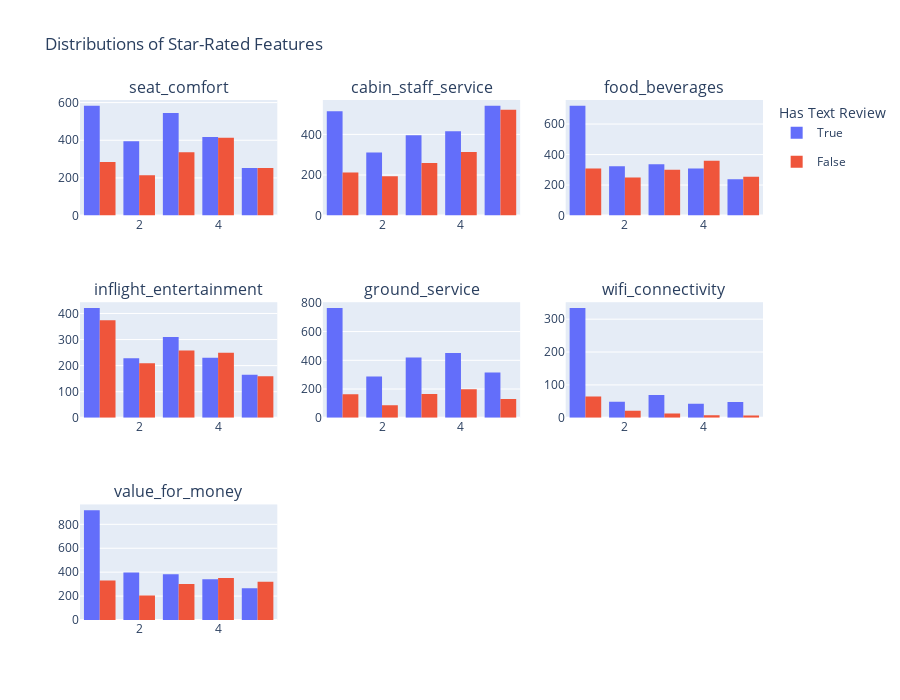

The notebook cell this image was saved under:
### Markdown cell above
#### Plotting feature ratings with/without written reviews

This gives us insight into how customers rate different aspects of their flight experience and whether they are more likely to write a review if they are dissatisfied.

### Code cell
def plot_feature_ratings(data=df):
    fig = sp.make_subplots(rows=3, cols=3, subplot_titles=ordinal_columns_5)

    for i, col in enumerate(ordinal_columns_5):
        row = i // 3 + 1
        col_index = i % 3 + 1
        hist = px.histogram(
            data,
            x=col,
            color="has_review",
            barmode="group",
            title=col,
        )
        for trace in hist.data:
            # Update legend group to combine the same category traces
            trace.update(showlegend=i == 0)  # Show legend only for the first subplot
            fig.add_trace(trace, row=row, col=col_index)

    fig.update_layout(
        height=700,
        width=900,
        title_text="Distributions of Star-Rated Features",
        legend_title_text="Has Text Review",
    )
    fig.show()


plot_feature_ratings()

### Figure 1 — Plotly figure (JSON) as saved in the notebook; plotly's stock layout.template omitted (floating-point values rounded to 4 significant figures; data arrays with more than 128 entries replaced by an {"elided": "..."} marker saying what was removed)
{"data": [{"alignmentgroup": "True", "bingroup": "x", "hovertemplate": "has_review=True<br>seat_comfort=%{x}<br>count=%{y}<extra></extra>", "legendgroup": "True", "marker": {"color": "#636efa", "pattern": {"shape": ""}}, "name": "True", "offsetgroup": "True", "orientation": "v", "showlegend": true, "type": "histogram", "x": {"elided": "2304 int values"}, "xaxis": "x", "yaxis": "y"}, {"alignmentgroup": "True", "bingroup": "x", "hovertemplate": "has_review=False<br>seat_comfort=%{x}<br>count=%{y}<extra></extra>", "legendgroup": "False", "marker": {"color": "#EF553B", "pattern": {"shape": ""}}, "name": "False", "offsetgroup": "False", "orientation": "v", "showlegend": true, "type": "histogram", "x": {"elided": "1509 int values"}, "xaxis": "x", "yaxis": "y"}, {"alignmentgroup": "True", "bingroup": "x", "hovertemplate": "has_review=True<br>cabin_staff_service=%{x}<br>count=%{y}<extra></extra>", "legendgroup": "True", "marker": {"color": "#636efa", "pattern": {"shape": ""}}, "name": "True", "offsetgroup": "True", "orientation": "v", "showlegend": false, "type": "histogram", "x": {"elided": "2304 int values"}, "xaxis": "x2", "yaxis": "y2"}, {"alignmentgroup": "True", "bingroup": "x", "hovertemplate": "has_review=False<br>cabin_staff_service=%{x}<br>count=%{y}<extra></extra>", "legendgroup": "False", "marker": {"color": "#EF553B", "pattern": {"shape": ""}}, "name": "False", "offsetgroup": "False", "orientation": "v", "showlegend": false, "type": "histogram", "x": {"elided": "1509 int values"}, "xaxis": "x2", "yaxis": "y2"}, {"alignmentgroup": "True", "bingroup": "x", "hovertemplate": "has_review=True<br>food_beverages=%{x}<br>count=%{y}<extra></extra>", "legendgroup": "True", "marker": {"color": "#636efa", "pattern": {"shape": ""}}, "name": "True", "offsetgroup": "True", "orientation": "v", "showlegend": false, "type": "histogram", "x": {"elided": "2304 int values"}, "xaxis": "x3", "yaxis": "y3"}, {"alignmentgroup": "True", "bingroup": "x", "hovertemplate": "has_review=False<br>food_beverages=%{x}<br>count=%{y}<extra></extra>", "legendgroup": "False", "marker": {"color": "#EF553B", "pattern": {"shape": ""}}, "name": "False", "offsetgroup": "False", "orientation": "v", "showlegend": false, "type": "histogram", "x": {"elided": "1509 int values"}, "xaxis": "x3", "yaxis": "y3"}, {"alignmentgroup": "True", "bingroup": "x", "hovertemplate": "has_review=True<br>inflight_entertainment=%{x}<br>count=%{y}<extra></extra>", "legendgroup": "True", "marker": {"color": "#636efa", "pattern": {"shape": ""}}, "name": "True", "offsetgroup": "True", "orientation": "v", "showlegend": false, "type": "histogram", "x": {"elided": "2304 int values"}, "xaxis": "x4", "yaxis": "y4"}, {"alignmentgroup": "True", "bingroup": "x", "hovertemplate": "has_review=False<br>inflight_entertainment=%{x}<br>count=%{y}<extra></extra>", "legendgroup": "False", "marker": {"color": "#EF553B", "pattern": {"shape": ""}}, "name": "False", "offsetgroup": "False", "orientation": "v", "showlegend": false, "type": "histogram", "x": {"elided": "1509 int values"}, "xaxis": "x4", "yaxis": "y4"}, {"alignmentgroup": "True", "bingroup": "x", "hovertemplate": "has_review=True<br>ground_service=%{x}<br>count=%{y}<extra></extra>", "legendgroup": "True", "marker": {"color": "#636efa", "pattern": {"shape": ""}}, "name": "True", "offsetgroup": "True", "orientation": "v", "showlegend": false, "type": "histogram", "x": {"elided": "2304 int values"}, "xaxis": "x5", "yaxis": "y5"}, {"alignmentgroup": "True", "bingroup": "x", "hovertemplate": "has_review=False<br>ground_service=%{x}<br>count=%{y}<extra></extra>", "legendgroup": "False", "marker": {"color": "#EF553B", "pattern": {"shape": ""}}, "name": "False", "offsetgroup": "False", "orientation": "v", "showlegend": false, "type": "histogram", "x": {"elided": "1509 int values"}, "xaxis": "x5", "yaxis": "y5"}, {"alignmentgroup": "True", "bingroup": "x", "hovertemplate": "has_review=True<br>wifi_connectivity=%{x}<br>count=%{y}<extra></extra>", "legendgroup": "True", "marker": {"color": "#636efa", "pattern": {"shape": ""}}, "name": "True", "offsetgroup": "True", "orientation": "v", "showlegend": false, "type": "histogram", "x": {"elided": "2304 int values"}, "xaxis": "x6", "yaxis": "y6"}, {"alignmentgroup": "True", "bingroup": "x", "hovertemplate": "has_review=False<br>wifi_connectivity=%{x}<br>count=%{y}<extra></extra>", "legendgroup": "False", "marker": {"color": "#EF553B", "pattern": {"shape": ""}}, "name": "False", "offsetgroup": "False", "orientation": "v", "showlegend": false, "type": "histogram", "x": {"elided": "1509 int values"}, "xaxis": "x6", "yaxis": "y6"}, {"alignmentgroup": "True", "bingroup": "x", "hovertemplate": "has_review=True<br>value_for_money=%{x}<br>count=%{y}<extra></extra>", "legendgroup": "True", "marker": {"color": "#636efa", "pattern": {"shape": ""}}, "name": "True", "offsetgroup": "True", "orientation": "v", "showlegend": false, "type": "histogram", "x": {"elided": "2304 int values"}, "xaxis": "x7", "yaxis": "y7"}, {"alignmentgroup": "True", "bingroup": "x", "hovertemplate": "has_review=False<br>value_for_money=%{x}<br>count=%{y}<extra></extra>", "legendgroup": "False", "marker": {"color": "#EF553B", "pattern": {"shape": ""}}, "name": "False", "offsetgroup": "False", "orientation": "v", "showlegend": false, "type": "histogram", "x": {"elided": "1509 int values"}, "xaxis": "x7", "yaxis": "y7"}], "layout": {"annotations": [{"font": {"size": 16}, "showarrow": false, "text": "seat_comfort", "x": 0.1444, "xanchor": "center", "xref": "paper", "y": 1, "yanchor": "bottom", "yref": "paper"}, {"font": {"size": 16}, "showarrow": false, "text": "cabin_staff_service", "x": 0.5, "xanchor": "center", "xref": "paper", "y": 1, "yanchor": "bottom", "yref": "paper"}, {"font": {"size": 16}, "showarrow": false, "text": "food_beverages", "x": 0.8556, "xanchor": "center", "xref": "paper", "y": 1, "yanchor": "bottom", "yref": "paper"}, {"font": {"size": 16}, "showarrow": false, "text": "inflight_entertainment", "x": 0.1444, "xanchor": "center", "xref": "paper", "y": 0.6111, "yanchor": "bottom", "yref": "paper"}, {"font": {"size": 16}, "showarrow": false, "text": "ground_service", "x": 0.5, "xanchor": "center", "xref": "paper", "y": 0.6111, "yanchor": "bottom", "yref": "paper"}, {"font": {"size": 16}, "showarrow": false, "text": "wifi_connectivity", "x": 0.8556, "xanchor": "center", "xref": "paper", "y": 0.6111, "yanchor": "bottom", "yref": "paper"}, {"font": {"size": 16}, "showarrow": false, "text": "value_for_money", "x": 0.1444, "xanchor": "center", "xref": "paper", "y": 0.2222, "yanchor": "bottom", "yref": "paper"}], "height": 700, "legend": {"title": {"text": "Has Text Review"}}, "title": {"text": "Distributions of Star-Rated Features"}, "width": 900, "xaxis": {"anchor": "y", "domain": [0, 0.2889]}, "xaxis2": {"anchor": "y2", "domain": [0.3556, 0.6444]}, "xaxis3": {"anchor": "y3", "domain": [0.7111, 1]}, "xaxis4": {"anchor": "y4", "domain": [0, 0.2889]}, "xaxis5": {"anchor": "y5", "domain": [0.3556, 0.6444]}, "xaxis6": {"anchor": "y6", "domain": [0.7111, 1]}, "xaxis7": {"anchor": "y7", "domain": [0, 0.2889]}, "xaxis8": {"anchor": "y8", "domain": [0.3556, 0.6444]}, "xaxis9": {"anchor": "y9", "domain": [0.7111, 1]}, "yaxis": {"anchor": "x", "domain": [0.7778, 1]}, "yaxis2": {"anchor": "x2", "domain": [0.7778, 1]}, "yaxis3": {"anchor": "x3", "domain": [0.7778, 1]}, "yaxis4": {"anchor": "x4", "domain": [0.3889, 0.6111]}, "yaxis5": {"anchor": "x5", "domain": [0.3889, 0.6111]}, "yaxis6": {"anchor": "x6", "domain": [0.3889, 0.6111]}, "yaxis7": {"anchor": "x7", "domain": [0, 0.2222]}, "yaxis8": {"anchor": "x8", "domain": [0, 0.2222]}, "yaxis9": {"anchor": "x9", "domain": [0, 0.2222]}}}
